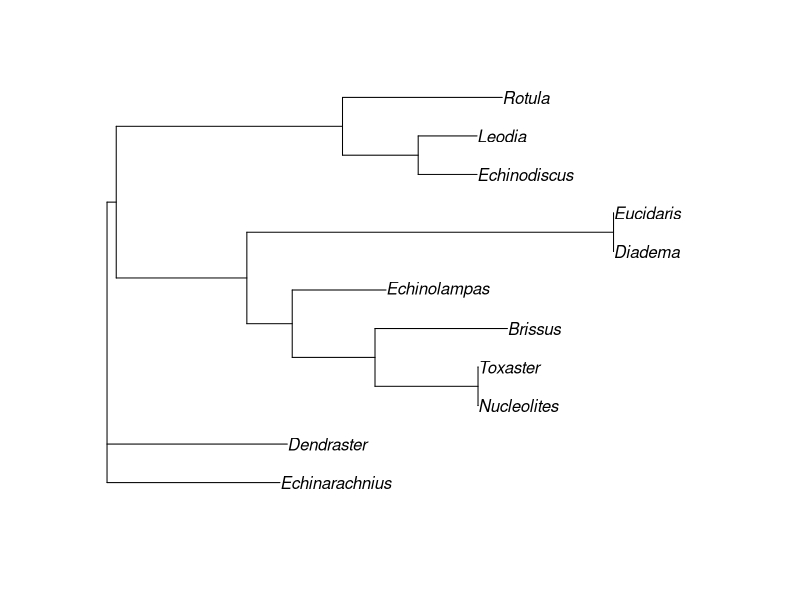
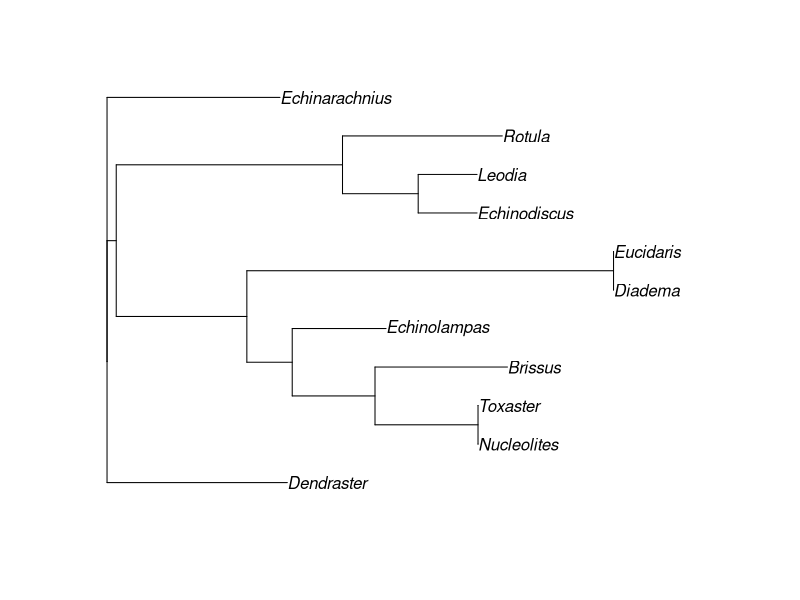
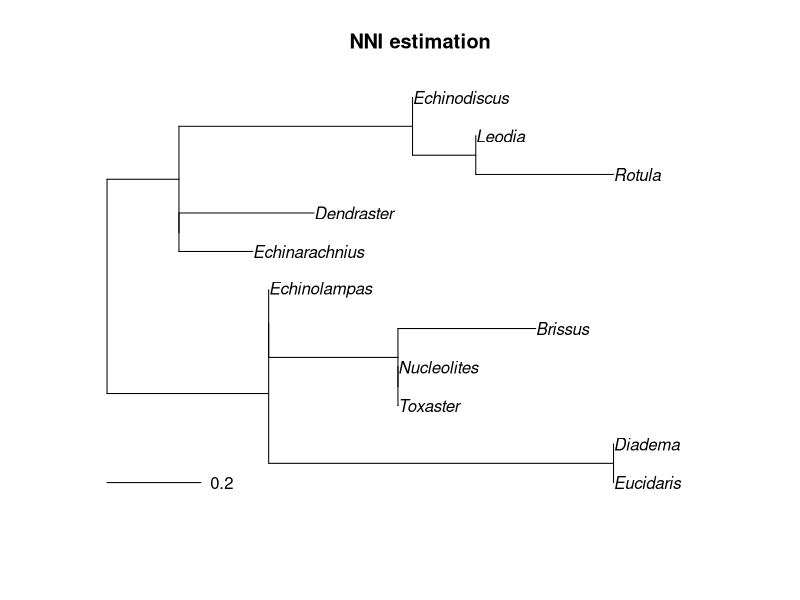
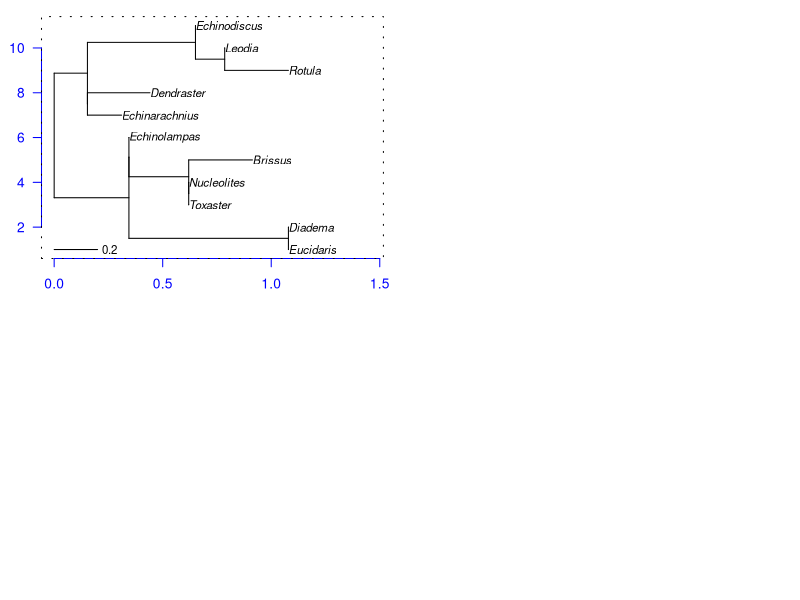

These charts were generated, in order, by the following R code: (Note: this script raises an error after producing the figures.)
## ---- chunk 1
library(phangorn)
library(ape)
## ---- chunk 2
Character_matrix <- read.csv(file="data/character_matrix.csv", 
                             header=T, 
                             sep=";", 
                             colClasses=rep("character", 8), # if you have 8 characters
                             row.names = 1) 
## ---- chunk 3
mm_pd <- phangorn::phyDat(as.matrix(Character_matrix), 
                          type = "USER", 
                          levels = 0:8)
## ---- chunk 4
dm = phangorn::dist.hamming(mm_pd)
dm
## ---- chunk 5
start_tree <- ape::nj(dm)
plot(start_tree)
## ---- chunk 6
tree_start <- start_tree$tree
outgroup <- "Echinarachnius" # just an example
rooted_start_tree <- ape::root(start_tree, 
                       outgroup, 
                       resolve.root = TRUE,
                       edgelabel=TRUE)
plot(rooted_start_tree) 
## ---- chunk 7
ml_nni <- phangorn::pml_bb(mm_pd,
             start = start_tree,
             model="ER+ASC", 
             rearrangement = "NNI")
plot(ml_nni,
     main = "NNI estimation")
## ---- chunk 8
ml_nni
## ---- chunk 9
plot_axes <- function() {
 col <- "blue"
 for (i in 1:2)
 axis(i, col = col, col.ticks = col, col.axis = col, las = 1)
 box(lty = "19")
 }
## ---- chunk 10
layout(matrix(1:4, 2, 2, byrow = TRUE))
par(xpd = TRUE,
    mar = c(2.5, 2.5, 1, 1))
plot(ml_nni); plot_axes()
plot(ml_nni, "c", FALSE); plot_axes()
plot(ml_nni, "u"); plot_axes()
plot(ml_nni, "f"); plot_axes()
box("outer")
